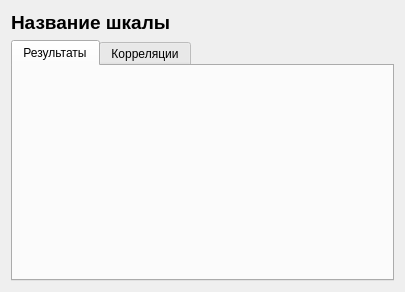
<?xml version="1.0" encoding="UTF-8"?>
<ui version="4.0">
 <class>ScaleStatisticsForm</class>
 <widget class="QWidget" name="ScaleStatisticsForm">
  <property name="geometry">
   <rect>
    <x>0</x>
    <y>0</y>
    <width>405</width>
    <height>292</height>
   </rect>
  </property>
  <property name="windowTitle">
   <string>Статистика по личностной характеристике</string>
  </property>
  <layout class="QVBoxLayout" name="verticalLayout">
   <item>
    <widget class="QLabel" name="scaleNameLabel">
     <property name="sizePolicy">
      <sizepolicy hsizetype="Expanding" vsizetype="Preferred">
       <horstretch>0</horstretch>
       <verstretch>0</verstretch>
      </sizepolicy>
     </property>
     <property name="minimumSize">
      <size>
       <width>1</width>
       <height>0</height>
      </size>
     </property>
     <property name="font">
      <font>
       <pointsize>14</pointsize>
       <weight>75</weight>
       <bold>true</bold>
      </font>
     </property>
     <property name="text">
      <string>Название шкалы</string>
     </property>
    </widget>
   </item>
   <item>
    <widget class="QTabWidget" name="statisticsTabWidget">
     <property name="currentIndex">
      <number>0</number>
     </property>
     <property name="usesScrollButtons">
      <bool>false</bool>
     </property>
     <widget class="QWidget" name="tab_3">
      <attribute name="title">
       <string>Результаты</string>
      </attribute>
      <layout class="QVBoxLayout" name="verticalLayout_2"/>
     </widget>
     <widget class="QWidget" name="tab_4">
      <attribute name="title">
       <string>Корреляции</string>
      </attribute>
     </widget>
    </widget>
   </item>
  </layout>
 </widget>
 <resources/>
 <connections/>
</ui>
